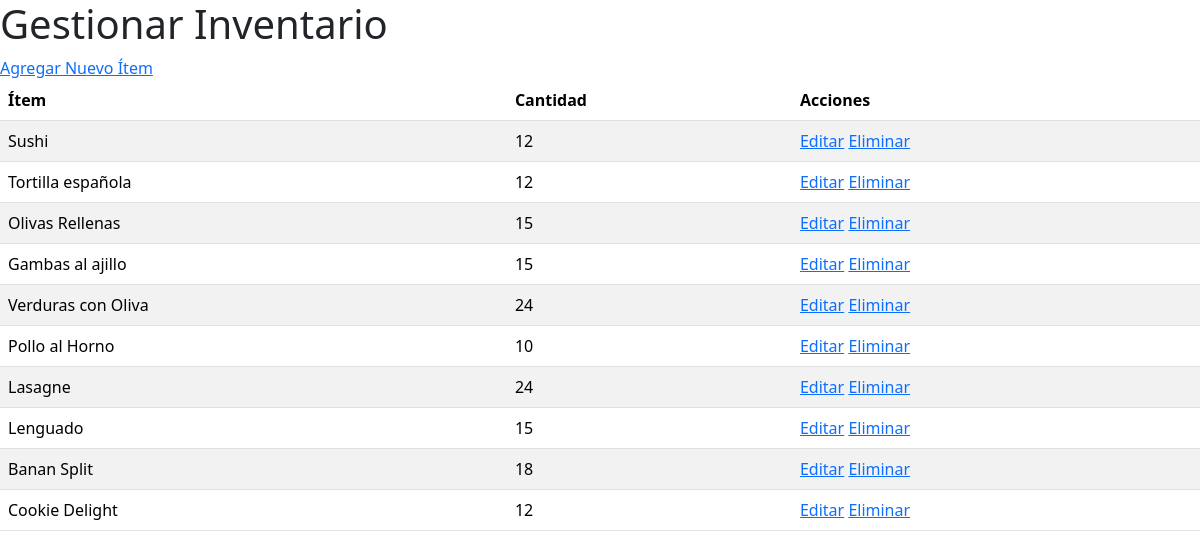
The app's page /inventario/ with its own data.
### restaurant/models.py (models this page shows)
class Inventario(models.Model):
    item_menu = models.ForeignKey(ItemMenu, on_delete=models.CASCADE)
    cantidad = models.PositiveIntegerField()

class ItemMenu(models.Model):
    nombre = models.CharField(max_length=100)
    descripcion = models.TextField()
    precio = models.DecimalField(max_digits=6, decimal_places=2)

### restaurant/views.py (the view)
# urls.py: path('inventario/', views.gestionar_inventario, name='gestionar_inventario'),
def gestionar_inventario(request):
    inventario = Inventario.objects.all()
    return render(request, 'restaurant/gestionar_inventario.html', {'inventario': inventario})

### restaurant/templates/restaurant/gestionar_inventario.html (shortened to what this page needs)
<!DOCTYPE html>
<html>
<head>
    <link href="https://cdn.jsdelivr.net/npm/bootstrap@5.3.3/dist/css/bootstrap.min.css" rel="stylesheet">
</head>
<body>
    <h1>Gestionar Inventario</h1>
    <a href="{% url 'agregar_inventario' %}">Agregar Nuevo Ítem</a>
    <table class="table table-striped">
        <thead>
            <tr>
                <th>Ítem</th>
                <th>Cantidad</th>
                <th>Acciones</th>
            </tr>
        </thead>
        <tbody>
            {% for item in inventario %}
            <tr>
                <td>{{ item.item_menu.nombre }}</td>
                <td>{{ item.cantidad }}</td>
                <td>
                    <a href="{% url 'editar_inventario' item.pk %}">Editar</a>
                    <a href="{% url 'eliminar_inventario' item.pk %}">Eliminar</a>
                </td>
            </tr>
            {% endfor %}
        </tbody>
    </table>
</body>
</html>

### records on screen
Inventario: item_menu.nombre "Sushi", cantidad "12"
Inventario: item_menu.nombre "Tortilla española", cantidad "12"
Inventario: item_menu.nombre "Olivas Rellenas", cantidad "15"
Inventario: item_menu.nombre "Gambas al ajillo", cantidad "15"
Inventario: item_menu.nombre "Verduras con Oliva", cantidad "24"
Inventario: item_menu.nombre "Pollo al Horno", cantidad "10"
Inventario: item_menu.nombre "Lasagne", cantidad "24"
Inventario: item_menu.nombre "Lenguado", cantidad "15"
Inventario: item_menu.nombre "Banan Split", cantidad "18"
Inventario: item_menu.nombre "Cookie Delight", cantidad "12"
